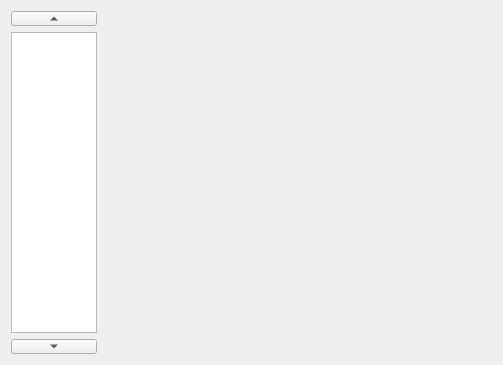
<?xml version="1.0" encoding="UTF-8"?>
<ui version="4.0">
 <class>ListSelecterWidget</class>
 <widget class="QWidget" name="ListSelecterWidget">
  <property name="geometry">
   <rect>
    <x>0</x>
    <y>0</y>
    <width>503</width>
    <height>365</height>
   </rect>
  </property>
  <layout class="QHBoxLayout" name="m_main_layout">
   <item>
    <layout class="QVBoxLayout" name="m_selecter_layout">
     <item>
      <widget class="QToolButton" name="m_scroll_up_button">
       <property name="sizePolicy">
        <sizepolicy hsizetype="Preferred" vsizetype="Preferred">
         <horstretch>0</horstretch>
         <verstretch>0</verstretch>
        </sizepolicy>
       </property>
       <property name="maximumSize">
        <size>
         <width>16777215</width>
         <height>15</height>
        </size>
       </property>
       <property name="arrowType">
        <enum>Qt::UpArrow</enum>
       </property>
      </widget>
     </item>
     <item>
      <widget class="QListWidget" name="m_selecter">
       <property name="sizePolicy">
        <sizepolicy hsizetype="Fixed" vsizetype="Expanding">
         <horstretch>0</horstretch>
         <verstretch>0</verstretch>
        </sizepolicy>
       </property>
       <property name="verticalScrollBarPolicy">
        <enum>Qt::ScrollBarAlwaysOff</enum>
       </property>
       <property name="horizontalScrollBarPolicy">
        <enum>Qt::ScrollBarAlwaysOff</enum>
       </property>
       <property name="sizeAdjustPolicy">
        <enum>QAbstractScrollArea::AdjustToContentsOnFirstShow</enum>
       </property>
       <property name="movement">
        <enum>QListView::Static</enum>
       </property>
       <property name="flow">
        <enum>QListView::TopToBottom</enum>
       </property>
       <property name="isWrapping" stdset="0">
        <bool>false</bool>
       </property>
       <property name="viewMode">
        <enum>QListView::IconMode</enum>
       </property>
       <property name="uniformItemSizes">
        <bool>true</bool>
       </property>
       <property name="wordWrap">
        <bool>true</bool>
       </property>
       <property name="currentRow">
        <number>-1</number>
       </property>
      </widget>
     </item>
     <item>
      <widget class="QToolButton" name="m_scroll_down_button">
       <property name="sizePolicy">
        <sizepolicy hsizetype="Preferred" vsizetype="Preferred">
         <horstretch>0</horstretch>
         <verstretch>0</verstretch>
        </sizepolicy>
       </property>
       <property name="maximumSize">
        <size>
         <width>16777215</width>
         <height>15</height>
        </size>
       </property>
       <property name="arrowType">
        <enum>Qt::DownArrow</enum>
       </property>
      </widget>
     </item>
    </layout>
   </item>
   <item>
    <widget class="QStackedWidget" name="m_stacked_widget"/>
   </item>
  </layout>
 </widget>
 <resources/>
 <connections/>
</ui>
